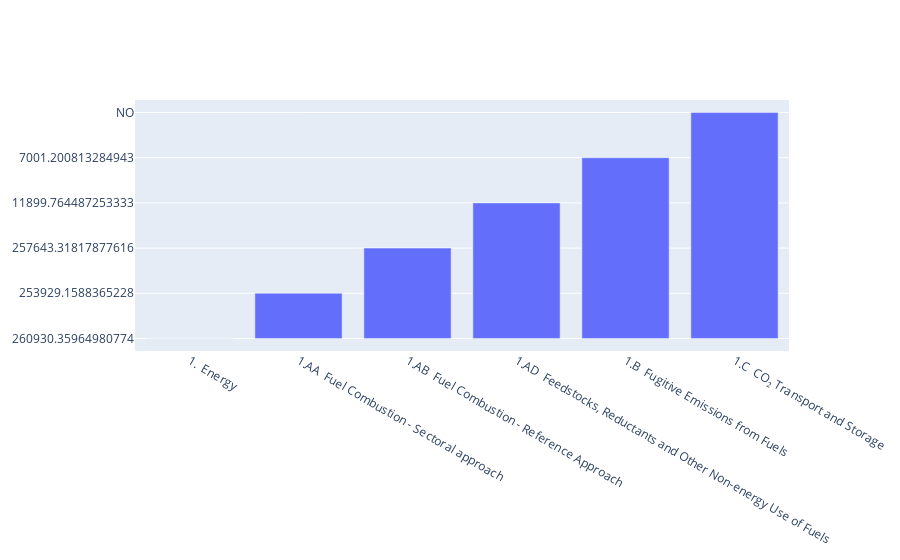

Here is the notebook cell this chart was saved with:
### Code cell
d2 = [go.Bar(
        x = data2['Category'],
        y = data2['1991']
        )]

fig = go.Figure(data = d2)
fig.show()

### Figure 1 — Plotly figure (JSON) as saved in the notebook; plotly's stock layout.template omitted (floating-point values rounded to 4 significant figures)
{"data": [{"type": "bar", "x": ["1.  Energy", "1.AA  Fuel Combustion - Sectoral approach", "1.AB  Fuel Combustion - Reference Approach", "1.AD  Feedstocks, Reductants and Other Non-energy Use of Fuels", "1.B  Fugitive Emissions from Fuels", "1.C  CO₂ Transport and Storage"], "y": ["260930.35964980774", "253929.1588365228", "257643.31817877616", "11899.764487253333", "7001.200813284943", "NO"]}], "layout": {}}
